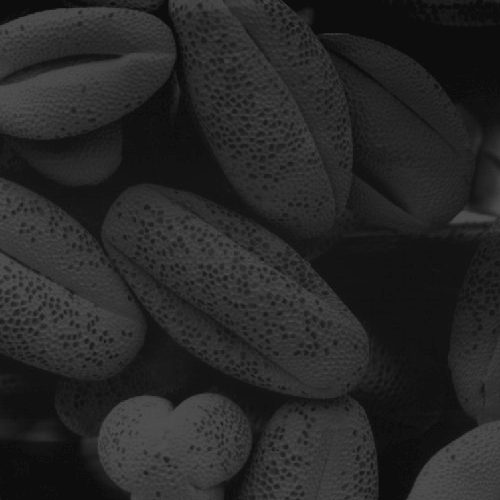
#> input picture grain3.tif, 500 x 500 px
$ python question4_a.py
#> lines starting #> are read from the running program, lines starting #| are printed output that depends on the picture
import cv2
import matplotlib.pyplot as plt

def count_intensity_values(image_path):
    # Load the image using OpenCV
#> called with image_path = 'grain3.tif'
    image = cv2.imread(image_path, cv2.IMREAD_GRAYSCALE)
#> image is the input picture: shape (500, 500); min 13, max 83, mean 38.7

    # Create a dictionary to store intensity counts
    intensity_counts = {}

    # Iterate over each pixel in the image
    for row in image:
        for pixel in row:
            # Get the intensity value of the pixel
            intensity = int(pixel)

            # If the intensity value is not already in the dictionary, add it with count 1
            if intensity not in intensity_counts:
                intensity_counts[intensity] = 1
            # If the intensity value is already in the dictionary, increment its count by 1
            else:
                intensity_counts[intensity] += 1
#> after the loop, intensity_counts = 70 items

    return intensity_counts

# Example usage
image_path = "grain3.tif"
intensity_counts = count_intensity_values(image_path)
#> intensity_counts = 70 items
print(intensity_counts)
#> (printed output is left out)

# Plot the intensity values using matplotlib
plt.bar(intensity_counts.keys(), intensity_counts.values())
plt.xlabel("Intensity value")
plt.ylabel("Count")
plt.show()
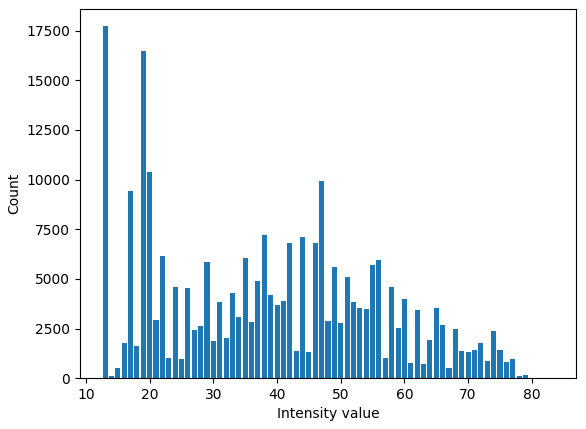
#> figure drawn by matplotlib, 1 panel; tallest bar 17718 high, from x = 12.6 to 13.4
